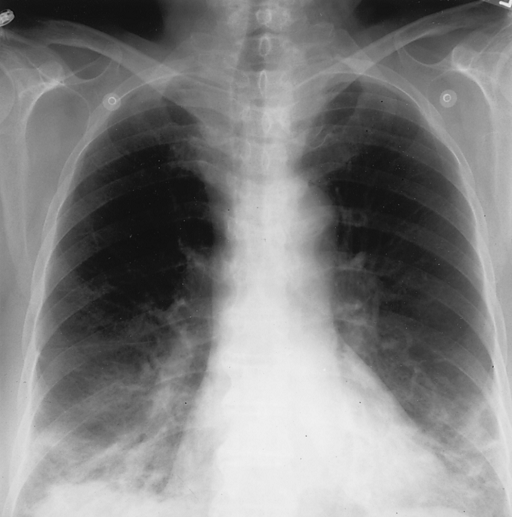
#> input picture Chest Xray/chest_m.png, 512 x 517 px
$ python chest_xray.py
#> lines starting #> are read from the running program, lines starting #| are printed output that depends on the picture
#> further down, img is the input picture: shape (517, 512); min 11, max 241, mean 128.8
### Histogram Equalization/histogram_normalizer.py
#!/usr/bin/python3
import cv2
import numpy as np
import click
import matplotlib.pyplot as plt

class Histogram_normalizer:
  def __init__(self, image, plot=False):
    if type(image) == str: image = cv2.imread(image, 0)

    hist, _ = np.histogram(image.flatten(), 255, [0,255])
    h, w = image.shape
    normalizedHist = np.divide(hist, h * w)

    if plot:
      plt.figure(1)
      plt.subplot(211)
      plt.plot(hist, color = 'b')
      plt.subplot(212)
      plt.plot(normalizedHist, color = 'r')
      plt.show()

    self.normalizedHist = normalizedHist

  def get(self):
    return self.normalizedHist


# a = Histogram_normalizer('gama_0.5.jpg').get()

### Histogram Equalization/histogram_equalizer.py
#!/usr/bin/python3
import cv2
import numpy as np
import click
from histogram_normalizer import Histogram_normalizer


class Histogram_equalizer:
  def __init__(self, image, plot=False):
    if type(image) == str: image = cv2.imread(image, 0)

    self.normalizedHist = Histogram_normalizer(image).get()
    # Could also use this:
    # self.normalizedHist, bins = np.histogram(image.flatten(), 255, [0,255], density=True)

    cdf = self.normalizedHist.cumsum() # cumulative distribution function
    cdf = 255 * cdf

    self.equalizedHist = cdf
    bins = [i for i in range(0, 256)]
    # use linear interpolation of cdf to find new pixel values
    self.equalizedImage = np.interp(image.flatten(), bins[:-1], cdf).reshape(image.shape)

  def get(self):
    return self.equalizedImage, self.equalizedHist


# [8 lines of commented-out code are left out]

### Chest Xray/chest_xray.py
import cv2
import numpy as np
import matplotlib.pyplot as plt
import math
import sys, os

# Importing histogram equalizer
sys.path.append(os.path.join(os.path.dirname(__file__), '..', 'Histogram Equalization'))
from histogram_equalizer import Histogram_equalizer


def high_freq_emp_filter(image):
    if type(image) == str: image = cv2.imread(image, 0)

    # Compute the 2-dimensional discrete Fourier Transform
    f = np.fft.fft2(image)
    # Shift the zero-frequency component to the center of the spectrum
    fshift = np.fft.fftshift(f)

    magnitudeSpectrum = 20 * np.log(np.abs(fshift))
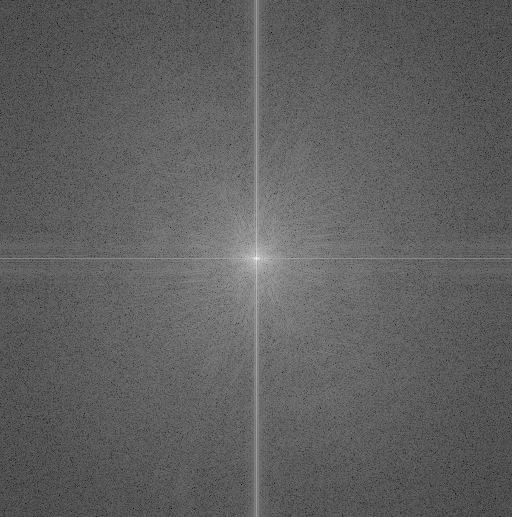
#> magnitudeSpectrum: shape (517, 512) float64; min 4.52, max 346.9, mean 133.6; drawn with min black and max white

    HG = np.zeros((fshift.shape))
    D0 = 40.0
    m1 = 0.5
    m2 = 0.75

    for u in range(fshift.shape[0]):
        for v in range(fshift.shape[1]):
            D = -1 * (((u - fshift.shape[0] / 2) ** 2) + ((v - fshift.shape[1] / 2) ** 2)) / (2 * (D0 ** 2))
            HG[u, v] = 1 - math.exp(D)
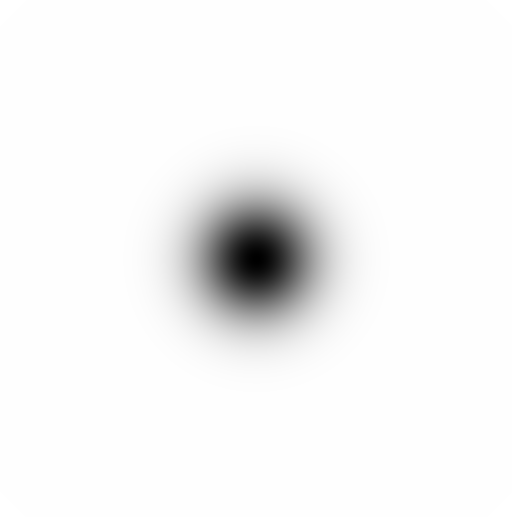
#> HG: shape (517, 512) float64; min 7.81e-05, max 1, mean 0.962

    highFreqEmpFilter = (m1 + m2 * HG) * fshift
    f_ishift = np.fft.ifftshift(highFreqEmpFilter)
    imgBackToTime = np.fft.ifft2(f_ishift)
    imgBackToTime = np.abs(imgBackToTime)
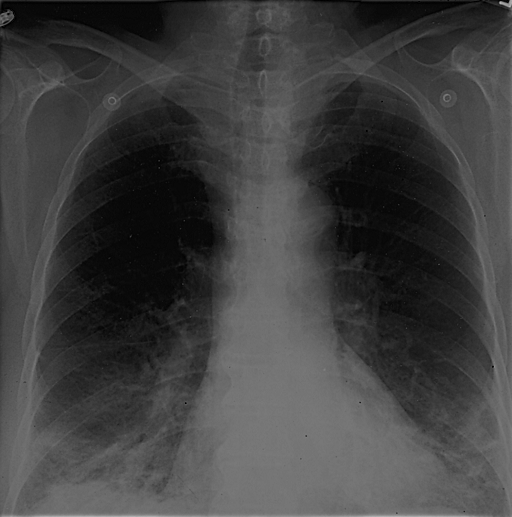
#> imgBackToTime: shape (517, 512) float64; min 0.0686, max 183.2, mean 64.6
    imgBackToTime = np.around(imgBackToTime)
    imgBackToTime = imgBackToTime.astype(int)

    # Calculate the equalized histogram of input image
    result, _ = Histogram_equalizer(imgBackToTime).get()
#> in __init__, `hist, _ = np.histogram(image.flatten(), 255, [0,255])`: hist = 255 values, max 4722 at index 10, min 0 at index 179, mean 1038.1
#> in __init__, `normalizedHist = np.divide(hist, h * w)`: normalizedHist = 255 values, max 0.0178 at index 10, min 0 at index 179, mean 0.00392
#> in __init__, `self.normalizedHist = normalizedHist`: self.normalizedHist has the same summary as normalizedHist
#> in __init__, `cdf = self.normalizedHist.cumsum()`: cdf = 255 values from 5.29e-05 to 1
#> in __init__, `cdf = 255 * cdf`: cdf = 255 values from 0.0135 to 255

    # Saving Result
    cv2.imwrite('magnitude_spectrum.jpg', magnitudeSpectrum)
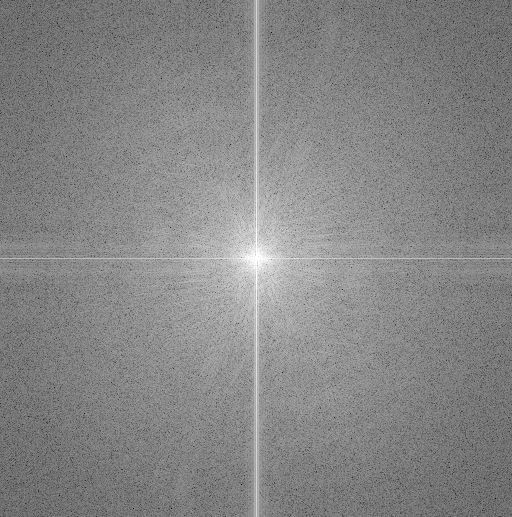
#> saved as magnitude_spectrum.jpg: shape (517, 512); min 5, max 255, mean 133.6
    cv2.imwrite('img_returned_to_time.jpg', imgBackToTime)
    cv2.imwrite('img_returned_to_time_eq.jpg', result)
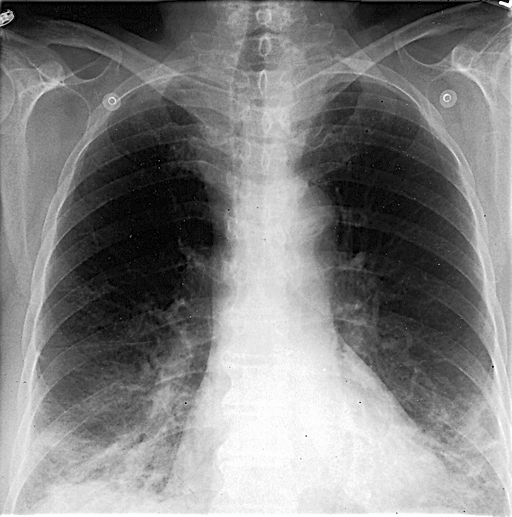
#> saved as img_returned_to_time_eq.jpg: shape (517, 512); min 0, max 255, mean 128.7

    # Saving a plot of comparision
    plt.subplot(121)
    plt.imshow(img, cmap = 'gray')
    plt.title('Input Image'), plt.xticks([]), plt.yticks([])
    plt.subplot(122)
    plt.imshow(result, cmap = 'gray')
    plt.title('Magnitude Spectrum'), plt.xticks([]), plt.yticks([])
    plt.savefig('plot.png')


# Running
img = cv2.imread('./chest_m.png', 0)
high_freq_emp_filter(img)
